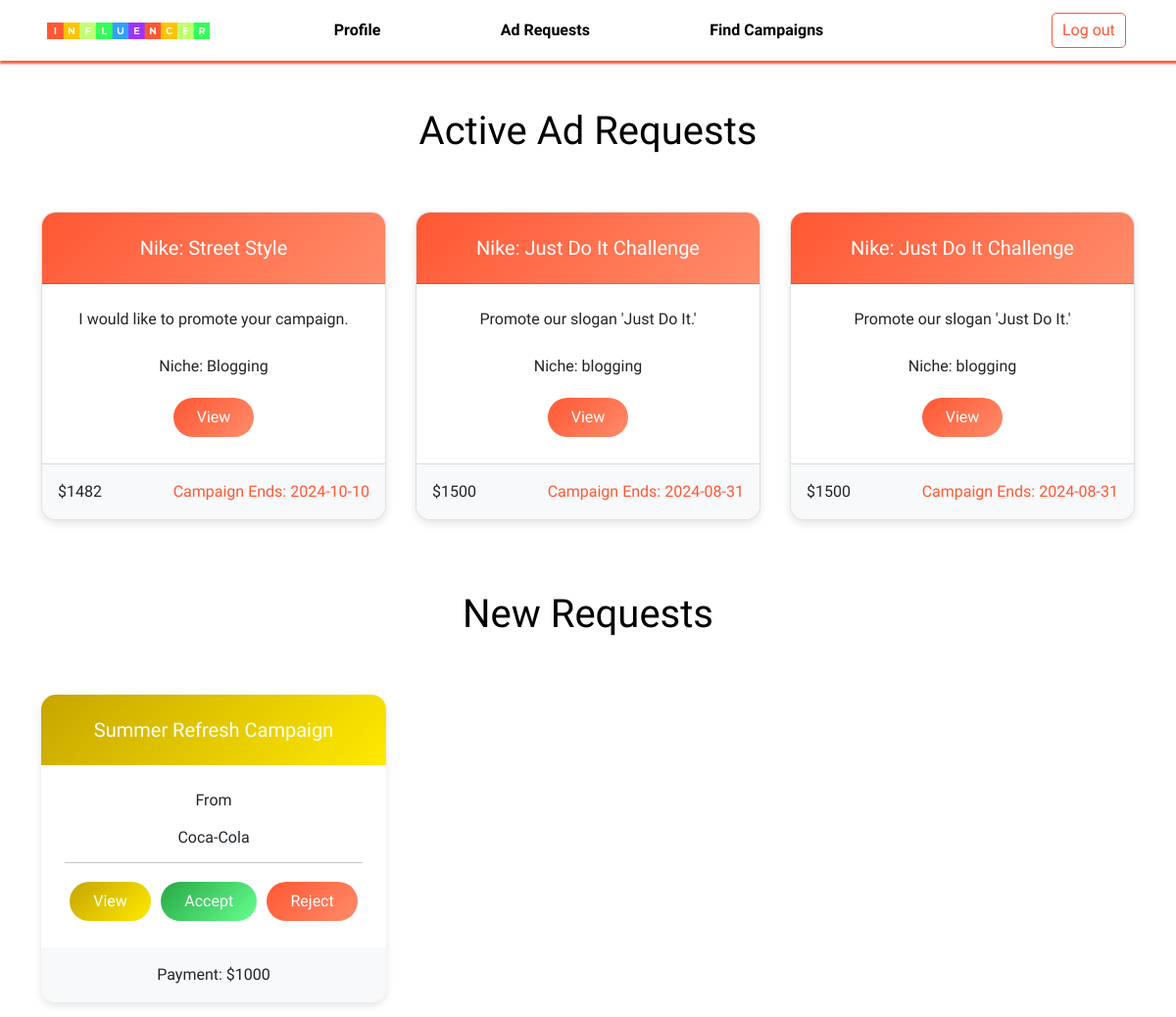
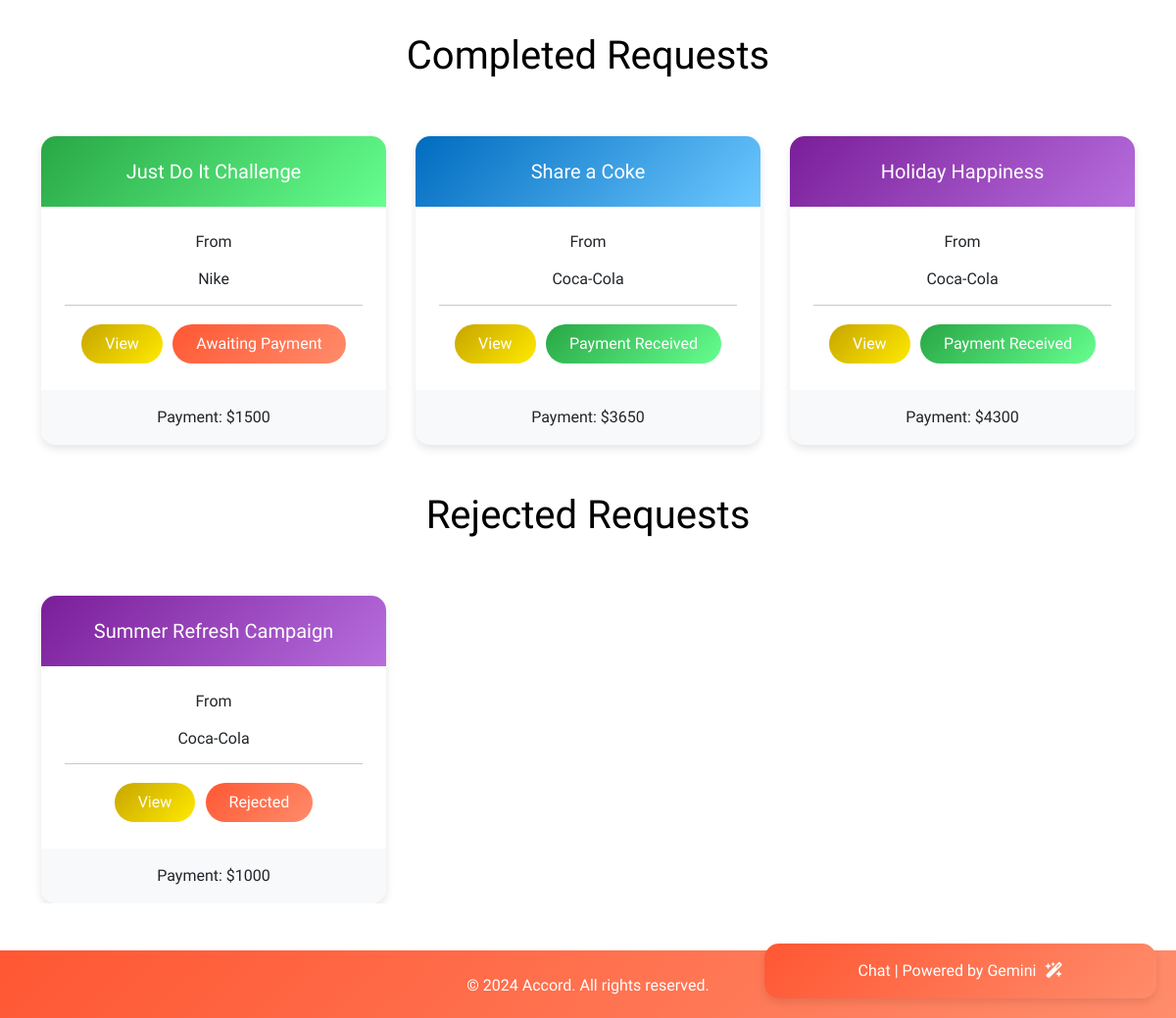
Page /influencer/dashboard (signed in) on the committed database (2 pictures, top to bottom).
### application/models.py (models this page shows, shortened)
class AdRequests(db.Model):
    __tablename__ = 'AdRequests'
    key = db.Column(db.Integer, primary_key=True, autoincrement=True)
    campaign = db.Column(db.Integer, db.ForeignKey('Campaign.key'))
    sponsor = db.Column(db.String, db.ForeignKey('Sponsor.username'), nullable=False)
    influencer = db.Column(db.String, db.ForeignKey('Influencer.username'))
    description = db.Column(db.String)
    niche = db.Column(db.String)
    payment = db.Column(db.Integer)
    status = db.Column(db.Integer)
    flag = db.Column(db.Integer)

class Sponsor(db.Model, UserMixin):
    __tablename__ = 'Sponsor'
    username = db.Column(db.String, primary_key=True)
    password = db.Column(db.String, nullable=False)
    company = db.Column(db.String)
    bio = db.Column(db.String)
    industry = db.Column(db.String)
    flag = db.Column(db.Integer)

class Campaign(db.Model):
    __tablename__ = 'Campaign'
    key = db.Column(db.Integer, primary_key=True, autoincrement=True)
    sponsor = db.Column(db.String, db.ForeignKey('Sponsor.username'), nullable=False)
    name = db.Column(db.String)
    description = db.Column(db.String)
    niche = db.Column(db.String)
    progress = db.Column(db.Integer)
    start_date = db.Column(db.Date)
    end_date = db.Column(db.Date)
    budget = db.Column(db.Integer)
    goals = db.Column(db.String)
    flag = db.Column(db.Integer)

class SponsorRequests(db.Model):
    __tablename__ = 'SponsorRequests'
    key = db.Column(db.Integer, primary_key=True, autoincrement=True)
    influencer = db.Column(db.String, db.ForeignKey('Influencer.username'), nullable=False)
    sponsor = db.Column(db.String, db.ForeignKey('Sponsor.username'), nullable=False)
    campaign = db.Column(db.Integer, db.ForeignKey('Campaign.key'))
    description = db.Column(db.String)
    niche = db.Column(db.String)
    payment = db.Column(db.Integer)
    status = db.Column(db.Integer)

### application/influencer_controllers.py (the view)
@app.route('/influencer/dashboard', methods=['GET', 'POST'])
@login_required
def influencer_dashboard():
    if request.method == 'GET':
        ads_campaigns = (
            db.session.query(AdRequests, Campaign, Sponsor)
            .join(Campaign, AdRequests.campaign == Campaign.key)
            .join(Sponsor, Campaign.sponsor == Sponsor.username)
            .filter(AdRequests.influencer == current_user.username, AdRequests.status <= 3)
            .all()[::-1]
        )
        sponsor_requests = (
            db.session.query(SponsorRequests, Campaign, Sponsor)
            .join(Campaign, SponsorRequests.campaign == Campaign.key)
            .join(Sponsor, SponsorRequests.sponsor == Sponsor.username)
            .filter(SponsorRequests.influencer == current_user.username, SponsorRequests.status == 0)
            .all()[::-1]
        )
        completed_requests = (
            db.session.query(AdRequests, Campaign, Sponsor)
            .join(Campaign, AdRequests.campaign == Campaign.key)
            .join(Sponsor, Campaign.sponsor == Sponsor.username)
            .filter(AdRequests.influencer == current_user.username, AdRequests.status >= 3)
            .all()[::-1]
        )
        past_sponsor_requests = (
            db.session.query(SponsorRequests, Campaign, Sponsor)
            .join(Campaign, SponsorRequests.campaign == Campaign.key)
            .join(Sponsor, SponsorRequests.sponsor == Sponsor.username)
            .filter(SponsorRequests.influencer == current_user.username, SponsorRequests.status == 1)
            .all()[::-1]
        )
        return render_template('influencerdashboard.html', ads_campaigns=ads_campaigns, completed_requests=completed_requests, sponsor_requests=sponsor_requests, past_sponsor_requests=past_sponsor_requests)

### templates/influencerdashboard.html (shortened to what this page needs)
<!DOCTYPE html>
<html>
<head>
    <link href="https://cdn.jsdelivr.net/npm/bootstrap@5.0.2/dist/css/bootstrap.min.css" rel="stylesheet">
    <link rel="stylesheet" href="https://cdnjs.cloudflare.com/ajax/libs/font-awesome/6.0.0-beta3/css/all.min.css">
    <link rel="stylesheet" href="{{ url_for('static', filename='influencerdashboard.css') }}">
    <link rel="stylesheet" href="{{ url_for('static', filename='nav.css') }}">
    <link rel="stylesheet" href="{{ url_for('static', filename='chatpopup.css') }}">
    <link rel="stylesheet" href="https://unpkg.com/swiper/swiper-bundle.min.css">
</head>
<body>
    <div class="nav-container">
        <nav class="navbar navbar-expand-lg bg-body-tertiary">
            <div class="container-fluid px-5">
                <img class="navbar-brand img-fluid" src="{{ url_for('static', filename='influencer-logo.png') }}" style="width: 15%;" />
                <div class="collapse navbar-collapse" id="navbarSupportedContent">
                    <ul class="navbar-nav me-auto mb-2 mb-lg-0">
                        <li class="nav-item">
                            <button class="nav-link btn" aria-current="page" href="#" style="color: black; font-weight: bolder;" onclick="location.href='{{ url_for('influencer_profile')}}'">Profile</button>
                        </li>
                        <li class="nav-item">
                            <button class="nav-link btn" href="#" style="color: black; font-weight: bolder;" onclick="location.href='{{ url_for('influencer_dashboard')}}'">Ad Requests</button>
                        </li>
                        <li class="nav-item">
                            <button class="nav-link btn" aria-current="page" href="#" style="color: black; font-weight: bolder;" onclick="location.href='{{ url_for('campaign_find')}}'">Find Campaigns</button>
                        </li>
                    </ul>
                    <form action="{{ url_for('logout') }}">
                    <button class="btn btn-outline-danger logout-btn" type="submit">Log out</button>
                    </form>
                </div>
            </div>
        </nav>
    </div>
    <div class="chat-button" onclick="toggleChat()">
        Chat | Powered by Gemini <i class="fa-solid fa-wand-magic-sparkles" style="margin-left: 5px;"></i>
    </div>
    <br><br>
    <div class="container">
        {% if ads_campaigns[0] %}
        <div class="row">
            <div class="col-12 text-center">
                <h1 style="color: black;">Active Ad Requests</h1>
            </div>
        </div>
        <div class="row">
            <div class="col-12 text-center card-container">
                <div class="swiper-container">
                    <div class="swiper-wrapper">
                        {% for ad, campaign, sponsor in ads_campaigns %}
                        <div class="swiper-slide d-flex">
                            <div class="card" style="width: 30rem;">
                                <div class="card-header">
                                    <h5 class="card-title">{{ sponsor.company }}: {{ campaign.name }}</h5>
                                </div>
                                <div class="card-body">
                                    <div>
                                        {{ ad.description }}
                                        <br><br>
                                        <p class="card-text">Niche: {{ ad.niche }}</p>
                                        {% if ad.flag == 0 %}
                                        <button class="btn custom-btn-danger" type="button" data-bs-toggle="collapse" data-bs-target="#collapseInvite1" aria-expanded="false" aria-controls="collapseInvite1">
                                            View
                                        </button>
                                        {% else %}
                                        <button class="btn custom-btn-danger" type="button">
                                            Flagged by Admin
                                        </button>
                                        {% endif %}
                                    </div>
                                </div>
                                <div class="card-footer text-body-secondary d-flex justify-content-between">
                                    <div>
                                        ${{ ad.payment }}
                                    </div>
                                    <div style="color: #FF5733;">
                                        Campaign Ends: {{ campaign.end_date }}
                                    </div>
                                </div>
                            </div>
                        </div>
                        {% endfor %}
                    </div>
                </div>
            </div>
        </div>
        {% endif %}
        {% if sponsor_requests[0] %}
        <br>
        <div class="row">
            <div class="col-12 text-center">
                <h1 style="color: black;">New Requests</h1>
            </div>
            <div class="col-12 text-center card-container">
                <div class="swiper-container">
                    <div class="swiper-wrapper">
                        {% for request, campaign, sponsor in sponsor_requests %}
                        <div class="swiper-slide d-flex">
                            <div class="custom-card" style="width: 30rem;">
                                <div class="custom-card-header">
                                    <h5 class="card-title">{{ campaign.name }}</h5>
                                </div>
                                <div class="custom-card-body">
                                    <p class="card-text">From</p>
                                    <h6 class="card-title">{{ sponsor.company }}</h6>
                                    <hr>
                                    <button class="btn custom-btn-warning" type="button" data-bs-toggle="collapse" data-bs-target="#collapseInvite2" aria-expanded="false" aria-controls="collapseInvite2">
                                        View
                                    </button>
                                    <button class="btn custom-btn" type="button" onclick="location.href='/influencer/sponsor-requests/accept/{{ request.key }}'">Accept</button>
                                    <button class="btn custom-btn-danger" type="button" onclick="location.href='/influencer/sponsor-requests/reject/{{ request.key }}'">Reject</button>
                                </div>
                                <div class="custom-card-footer">
                                    <p class="card-text">Payment: ${{ request.payment }}</p>
                                </div>
                            </div>
                        </div>
                        {% endfor %}
                    </div>
                </div>
            </div>
        </div>
        {% endif %}
        {% if completed_requests[0] %}
        <br><br>
        <div class="row">
            <div class="col-12 text-center">
                <h1 style="color: black;">Completed Requests</h1>
            </div>
            <div class="col-12 text-center card-container">
                <div class="swiper-container">
                    <div class="swiper-wrapper">
                        {% for request, campaign, sponsor in completed_requests %}
                        <div class="swiper-slide d-flex">
                            <div class="custom-card" style="width: 30rem;">
                                <div class="custom-card-header">
                                    <h5 class="card-title">{{ campaign.name }}</h5>
                                </div>
                                <div class="custom-card-body">
                                    <p class="card-text">From</p>
                                    <h6 class="card-title">{{ sponsor.company }}</h6>
                                    <hr>
                                    <button class="btn custom-btn-warning" type="button" data-bs-toggle="collapse" data-bs-target="#collapseInvite3" aria-expanded="false" aria-controls="collapseInvite3">
                                        View
                                    </button>
                                    {% if request.status == 3 %}
                                    <button class="btn custom-btn-danger" type="button">Awaiting Payment</button>
                                    {% else %}
                                    <button class="btn custom-btn" type="button">Payment Received</button>
                                    {% endif %}
                                </div>
                                <div class="custom-card-footer">
                                    <p class="card-text">Payment: ${{ request.payment }}</p>
                                </div>
                            </div>
                        </div>
                        {% endfor %}
                    </div>
                </div>
            </div>
        </div>
        {% endif %}
        {% if past_sponsor_requests[0] %}
        <br><br>
        <div class="row">
            <div class="col-12 text-center">
                <h1 style="color: black;">Rejected Requests</h1>
            </div>
            <div class="col-12 text-center card-container">
                <div class="swiper-container">
                    <div class="swiper-wrapper">
                        {% for request, campaign, sponsor in past_sponsor_requests %}
                        <div class="swiper-slide d-flex">
                            <div class="custom-card" style="width: 30rem;">
                                <div class="custom-card-header">
                                    <h5 class="card-title">{{ campaign.name }}</h5>
                                </div>
                                <div class="custom-card-body">
                                    <p class="card-text">From</p>
                                    <h6 class="card-title">{{ sponsor.company }}</h6>
                                    <hr>
                                    <button class="btn custom-btn-warning" type="button" data-bs-toggle="collapse" data-bs-target="#collapseInvite4" aria-expanded="false" aria-controls="collapseInvite4">
                                        View
                                    </button>
                                    <button class="btn custom-btn-danger" type="button">Rejected</button>
                                </div>
                                <div class="custom-card-footer">
                                    <p class="card-text">Payment: ${{ request.payment }}</p>
                                </div>
                            </div>
                        </div>
                        {% endfor %}
                    </div>
                </div>
            </div>
        </div>
        {% endif %}
    </div>
    <br><br>
    <footer class="footer text-white text-center">
        <div class="container">
            <br>
            <p>&copy; 2024 Accord. All rights reserved.</p>
        </div>
    </footer>
</body>
</html>

### rows in the picture
AdRequests: company "Nike", name "Street Style", description "I would like to promote your campaign.", niche "Blogging", flag "View", payment "1482", end_date "2024-10-10"
AdRequests: company "Nike", name "Just Do It Challenge", description "Promote our slogan 'Just Do It.'", niche "blogging", flag "View", payment "1500", end_date "2024-08-31"
AdRequests: company "Nike", name "Just Do It Challenge", description "Promote our slogan 'Just Do It.'", niche "blogging", flag "View", payment "1500", end_date "2024-08-31", status "Awaiting Payment"
SponsorRequests: name "Summer Refresh Campaign", company "Coca-Cola", payment "1000"
AdRequests: name "Share a Coke", company "Coca-Cola", status "Payment Received", payment "3650"
AdRequests: name "Holiday Happiness", company "Coca-Cola", status "Payment Received", payment "4300"
SponsorRequests: name "Summer Refresh Campaign", company "Coca-Cola", payment "1000"
